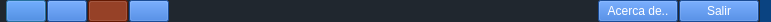
<?xml version="1.0" encoding="UTF-8"?>
<ui version="4.0">
 <class>FrmToolBar</class>
 <widget class="QDialog" name="FrmToolBar">
  <property name="geometry">
   <rect>
    <x>0</x>
    <y>0</y>
    <width>771</width>
    <height>22</height>
   </rect>
  </property>
  <property name="minimumSize">
   <size>
    <width>0</width>
    <height>20</height>
   </size>
  </property>
  <property name="maximumSize">
   <size>
    <width>16777215</width>
    <height>28</height>
   </size>
  </property>
  <property name="windowTitle">
   <string>Dialog</string>
  </property>
  <property name="styleSheet">
   <string notr="true">  background-color: rgb(32, 39, 47);

	
	

</string>
  </property>
  <layout class="QHBoxLayout" name="horizontalLayout">
   <property name="spacing">
    <number>1</number>
   </property>
   <property name="leftMargin">
    <number>6</number>
   </property>
   <property name="topMargin">
    <number>0</number>
   </property>
   <property name="rightMargin">
    <number>0</number>
   </property>
   <property name="bottomMargin">
    <number>0</number>
   </property>
   <item>
    <widget class="QPushButton" name="BtnAux1">
     <property name="cursor">
      <cursorShape>PointingHandCursor</cursorShape>
     </property>
     <property name="toolTip">
      <string>Auxiliar 1</string>
     </property>
     <property name="styleSheet">
      <string notr="true"> QPushButton {
background-color: rgb(38, 106, 208);
    
 }

 
 QPushButton::checked {
	
	background-color: rgb(252, 114, 1);
background-color: rgb(139, 34, 2);



 }

</string>
     </property>
     <property name="icon">
      <iconset resource="radit.qrc">
       <normaloff>:/general/iconos/menu/aux1.png</normaloff>:/general/iconos/menu/aux1.png</iconset>
     </property>
     <property name="iconSize">
      <size>
       <width>16</width>
       <height>16</height>
      </size>
     </property>
     <property name="checkable">
      <bool>true</bool>
     </property>
    </widget>
   </item>
   <item>
    <widget class="QPushButton" name="BtnAux2">
     <property name="cursor">
      <cursorShape>PointingHandCursor</cursorShape>
     </property>
     <property name="toolTip">
      <string>Auxiliar 2</string>
     </property>
     <property name="styleSheet">
      <string notr="true"> QPushButton {
background-color: rgb(38, 106, 208);
    
 }

 
 QPushButton::checked {
	
	background-color: rgb(252, 114, 1);

background-color: rgb(139, 34, 2);

 }

</string>
     </property>
     <property name="icon">
      <iconset resource="radit.qrc">
       <normaloff>:/general/iconos/menu/aux2.png</normaloff>:/general/iconos/menu/aux2.png</iconset>
     </property>
     <property name="iconSize">
      <size>
       <width>16</width>
       <height>16</height>
      </size>
     </property>
     <property name="checkable">
      <bool>true</bool>
     </property>
     <property name="checked">
      <bool>false</bool>
     </property>
    </widget>
   </item>
   <item>
    <widget class="QPushButton" name="BtnCunas">
     <property name="cursor">
      <cursorShape>PointingHandCursor</cursorShape>
     </property>
     <property name="toolTip">
      <string>Paleta de cuñas</string>
     </property>
     <property name="styleSheet">
      <string notr="true"> QPushButton {
background-color: rgb(38, 106, 208);

	
    
 }

 
 QPushButton::checked {
	
	background-color: rgb(252, 114, 1);
	
	background-color: rgb(139, 34, 2);


	
	     

 }

QPushButton:disabled { color: grey; }</string>
     </property>
     <property name="text">
      <string/>
     </property>
     <property name="icon">
      <iconset resource="radit.qrc">
       <normaloff>:/general/iconos/menu/paleta.png</normaloff>:/general/iconos/menu/paleta.png</iconset>
     </property>
     <property name="iconSize">
      <size>
       <width>16</width>
       <height>16</height>
      </size>
     </property>
     <property name="checkable">
      <bool>true</bool>
     </property>
     <property name="checked">
      <bool>true</bool>
     </property>
     <property name="autoDefault">
      <bool>true</bool>
     </property>
     <property name="default">
      <bool>false</bool>
     </property>
     <property name="flat">
      <bool>false</bool>
     </property>
    </widget>
   </item>
   <item>
    <widget class="QPushButton" name="BtnLogEmision">
     <property name="cursor">
      <cursorShape>PointingHandCursor</cursorShape>
     </property>
     <property name="toolTip">
      <string>Indicadores y log de emisión</string>
     </property>
     <property name="styleSheet">
      <string notr="true"> QPushButton {
background-color: rgb(38, 106, 208);
    
 }

 
 QPushButton::checked {
	
	background-color: rgb(252, 114, 1);
background-color: rgb(139, 34, 2);


 }

</string>
     </property>
     <property name="icon">
      <iconset resource="radit.qrc">
       <normaloff>:/general/iconos/menu/log.png</normaloff>:/general/iconos/menu/log.png</iconset>
     </property>
     <property name="iconSize">
      <size>
       <width>16</width>
       <height>16</height>
      </size>
     </property>
     <property name="checkable">
      <bool>true</bool>
     </property>
    </widget>
   </item>
   <item>
    <spacer name="horizontalSpacer">
     <property name="orientation">
      <enum>Qt::Horizontal</enum>
     </property>
     <property name="sizeHint" stdset="0">
      <size>
       <width>40</width>
       <height>20</height>
      </size>
     </property>
    </spacer>
   </item>
   <item>
    <widget class="QPushButton" name="BtnAcerca">
     <property name="cursor">
      <cursorShape>PointingHandCursor</cursorShape>
     </property>
     <property name="toolTip">
      <string>&lt;!DOCTYPE HTML PUBLIC &quot;-//W3C//DTD HTML 4.0//EN&quot; &quot;http://www.w3.org/TR/REC-html40/strict.dtd&quot;&gt;
&lt;html&gt;&lt;head&gt;&lt;meta name=&quot;qrichtext&quot; content=&quot;1&quot; /&gt;&lt;style type=&quot;text/css&quot;&gt;
p, li { white-space: pre-wrap; }
&lt;/style&gt;&lt;/head&gt;&lt;body style=&quot; font-family:'MS Shell Dlg 2'; font-size:8.25pt; font-weight:400; font-style:normal;&quot;&gt;
&lt;p style=&quot; margin-top:0px; margin-bottom:0px; margin-left:0px; margin-right:0px; -qt-block-indent:0; text-indent:0px;&quot;&gt;&lt;span style=&quot; font-size:8pt; color:#343434;&quot;&gt;Acerca de...&lt;/span&gt;&lt;/p&gt;&lt;/body&gt;&lt;/html&gt;</string>
     </property>
     <property name="styleSheet">
      <string notr="true">background-color: rgb(38, 106, 208);
color: rgb(255, 255, 255);
</string>
     </property>
     <property name="text">
      <string>Acerca de..</string>
     </property>
     <property name="iconSize">
      <size>
       <width>16</width>
       <height>16</height>
      </size>
     </property>
    </widget>
   </item>
   <item>
    <widget class="QPushButton" name="BtnSalir">
     <property name="cursor">
      <cursorShape>PointingHandCursor</cursorShape>
     </property>
     <property name="styleSheet">
      <string notr="true">background-color: rgb(38, 106, 208);
color: rgb(255, 255, 255);
</string>
     </property>
     <property name="text">
      <string>Salir</string>
     </property>
    </widget>
   </item>
   <item>
    <widget class="QLabel" name="label">
     <property name="minimumSize">
      <size>
       <width>0</width>
       <height>0</height>
      </size>
     </property>
     <property name="baseSize">
      <size>
       <width>0</width>
       <height>0</height>
      </size>
     </property>
     <property name="font">
      <font>
       <pointsize>14</pointsize>
      </font>
     </property>
     <property name="styleSheet">
      <string notr="true">background-color: rgb(23, 47, 58);
background-color: rgb(10, 67, 129);</string>
     </property>
     <property name="frameShape">
      <enum>QFrame::NoFrame</enum>
     </property>
     <property name="frameShadow">
      <enum>QFrame::Plain</enum>
     </property>
     <property name="lineWidth">
      <number>0</number>
     </property>
     <property name="pixmap">
      <pixmap resource="radit.qrc">:/general/iconos/xradio-leo.svg</pixmap>
     </property>
     <property name="scaledContents">
      <bool>false</bool>
     </property>
     <property name="alignment">
      <set>Qt::AlignCenter</set>
     </property>
    </widget>
   </item>
  </layout>
 </widget>
 <resources>
  <include location="radit.qrc"/>
 </resources>
 <connections/>
</ui>
